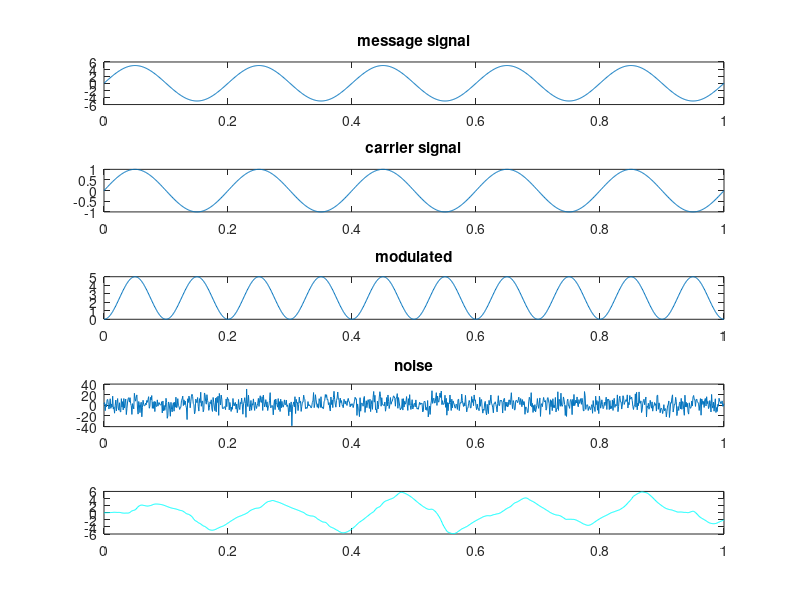

Write the MATLAB code that produced this figure.
clc
clear all
 fs = 1000 ;
 n = 1001;
 
wn=0.02;
[b,a]=butter(2,wn);
 
 msa = input('enter message amplitude : ');
 csa = input('enter carrier amplitude : ');
 fm =  input('enter message frequency : '); 
 fc =  input('enter carrier frequency : ');
 
 m = msa/csa ;
 t = 0:0.001:1 ;
 w1 =(2  * pi * fm *  t);
 w2 = ( 2 * pi * fc * t ) ;
 
 %---------------------------------
 
 ms = msa * sin(w1) ; % message signal 
 %plotting message signal 
 subplot(5,1,1);
 plot(t,ms);
 title('message signal');
 %plotting carrier signal 
 cs = sin(w2) ;
 subplot(5,1,2);
 plot(t,cs);
 title('carrier signal');
 
 %--------------------------------
 
 dsbsc = csa  * m.*  sin(w1).*sin(w2);
 
 subplot(5,1,3);
 plot(t,dsbsc);
 title('modulated');
 %noise 
 noise=randn(1,n) ;
 scale=(var(dsbsc)/var(noise))*3.16;
 %scale=(var(vsig)/var(noise))*3.16;
 dsbsc = dsbsc+ noise*scale ;
 subplot(5,1,4);
 plot(t,dsbsc);
 title('noise');
 
v1=cs.*dsbsc;
vout=filter(b,a,v1);
subplot(5,1,5);
plot(t,vout,'c');
 

 